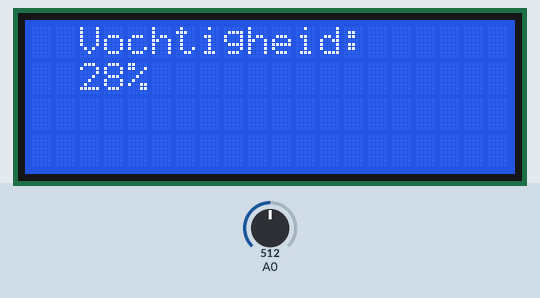
The sketch below on a simulated Arduino Uno, built with avr-gcc and run on an emulated ATmega328P. On the bench: 20×4 character LCD. The test bench sets the inputs (shaded band); at power-on: A0 = 512. What the sketch prints to the serial monitor is not drawn.

Above: at 1.2 s.
1.3 s: A0 set to 716
At 1.8 s:
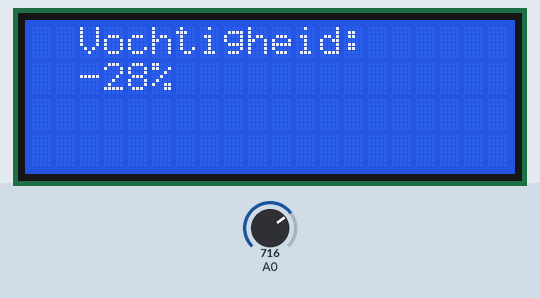
4.3 s: A0 set to 900
At 4.8 s:
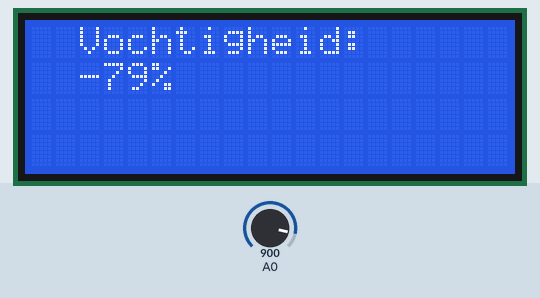
5.9 s: A0 set to 1023
At 6.4 s:
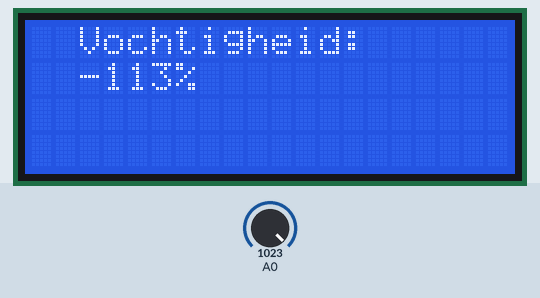
Timing chart, 0 to 8.9 s (numbered marks = the images above; inputs shaded):
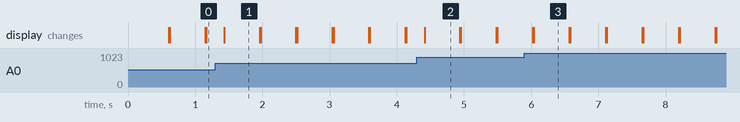

The sketch:

ArduinoDisplay.ino
```cpp
//YWROBOT
//Compatible with the Arduino IDE 1.0
//Library version:1.1
#include <Wire.h>
#include <LiquidCrystal_I2C.h>

#include <SPI.h>
#include <Adafruit_Sensor.h>
#include <Adafruit_BME280.h>

#define BME_SCK 13
#define BME_MISO 12
#define BME_MOSI 11
#define BME_CS 10

#define SEALEVELPRESSURE_HPA (1013.25)
Adafruit_BME280 bme(BME_CS, BME_MOSI, BME_MISO, BME_SCK);

LiquidCrystal_I2C lcd(0x27,20,4);  // set the LCD address to 0x27 for a 16 chars and 2 line display

const int AirValue = 614;   //you need to replace this value with Value_1
const int WaterValue = 255;  //you need to replace this value with Value_2
int intervals = (AirValue - WaterValue)/3;
int soilMoistureValue = 0;
int soilmoisturepercent = 0;

void setup()
{
  Serial.begin(9600);

  bme.begin();
  lcd.clear();
  lcd.init();                      // initialize the lcd
  lcd.backlight();
}


void loop()
{
  printValuesMoisture();
}

void printValuesTempHumi() {
    lcd.setCursor(2.5,0);
    lcd.print("Temp: ");
    lcd.print(bme.readTemperature());
    lcd.print(" *C");

    lcd.setCursor(2,1);
    lcd.print("Humi: ");
    lcd.print(bme.readHumidity());
    lcd.print(" %");

    delay(10000);
}

void printValuesMoisture() {
  int soilMoistureValue = analogRead(A0);
  soilmoisturepercent = map(soilMoistureValue, AirValue, WaterValue, 0, 100);
  Serial.print("The moisture: ");
  Serial.println(soilmoisturepercent);

  lcd.setCursor(2.5,0);
  lcd.print("Vochtigheid: ");
  lcd.setCursor(2.5,1);
  lcd.print(soilmoisturepercent);
  lcd.print("%");
  delay(250);
  lcd.clear();


}
```

Measured:
- after the input at 1.3 s, the display: changes after 0.13 s (image 1)
- after the input at 4.3 s, the display: changes after 0.11 s (image 2)
- after the input at 5.9 s, the display: first differs from a run without the input after 0.14 s (image 3)
- what the display in image 1 shows lasts 0.6 s, from 1.4 s to 2.0 s
